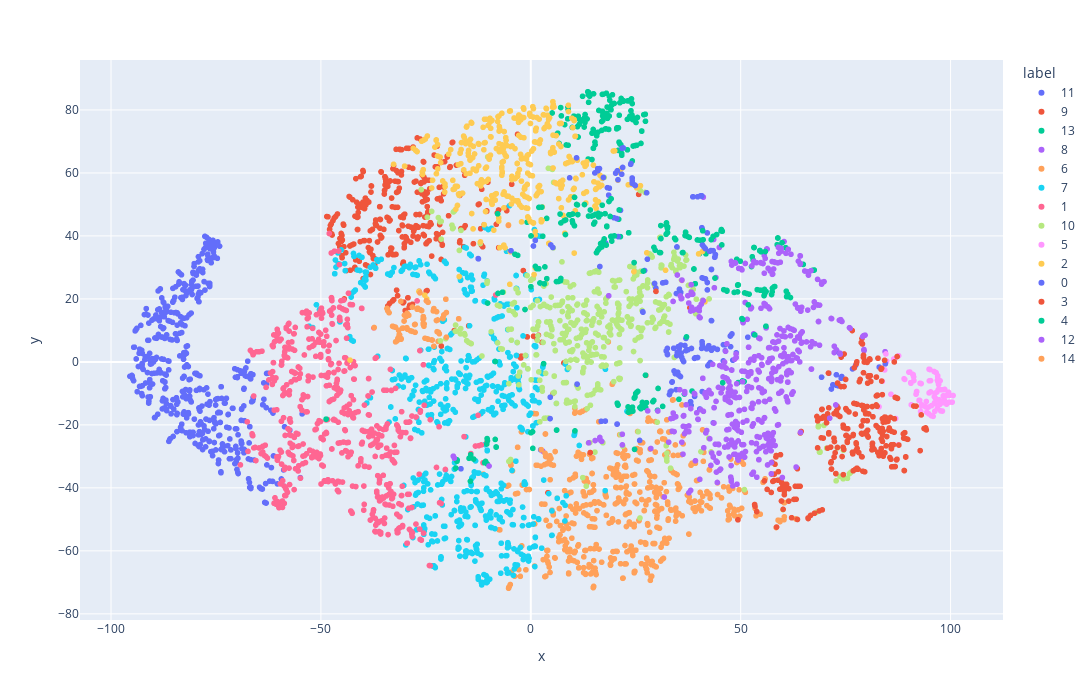

Here is the notebook cell this chart was saved with:
### Code cell
fig = px.scatter(
    tsne_df, x='x', y='y',
    color='label',
)

fig.update_layout(width=1100,height=700)
fig.show()

### Figure 1 — Plotly figure (JSON) as saved in the notebook; plotly's stock layout.template omitted (floating-point values rounded to 4 significant figures; data arrays with more than 128 entries replaced by an {"elided": "..."} marker saying what was removed)
{"data": [{"hovertemplate": "label=11<br>x=%{x}<br>y=%{y}<extra></extra>", "legendgroup": "11", "marker": {"color": "#636efa", "symbol": "circle"}, "mode": "markers", "name": "11", "showlegend": true, "type": "scattergl", "x": {"elided": "495 float values"}, "xaxis": "x", "y": {"elided": "495 float values"}, "yaxis": "y"}, {"hovertemplate": "label=9<br>x=%{x}<br>y=%{y}<extra></extra>", "legendgroup": "9", "marker": {"color": "#EF553B", "symbol": "circle"}, "mode": "markers", "name": "9", "showlegend": true, "type": "scattergl", "x": {"elided": "322 float values"}, "xaxis": "x", "y": {"elided": "322 float values"}, "yaxis": "y"}, {"hovertemplate": "label=13<br>x=%{x}<br>y=%{y}<extra></extra>", "legendgroup": "13", "marker": {"color": "#00cc96", "symbol": "circle"}, "mode": "markers", "name": "13", "showlegend": true, "type": "scattergl", "x": [21.02, 19.26, 13.81, 67.52, 8.854, 5.862, 7.119, 17.16, -0.8674, 24.26, 13.7, 17.74, 11.12, 21.64, 23.86, 24.16, 23.62, 19.45, 12.33, 18.0, 27.32, 18.89, 60.72, 20.88, 8.874, 16.89, 49.06, 18.16, 13.4, 20.93, 14.98, 23.01, 58.68, 19.1, 21.67, 5.09, 23.98, 15.64, 26.24, 8.78, 12.81, 14.86, 16.88, 11.27, 52.58, 13.77, 7.283, 14.58, 24.21, 17.04, 11.6, 16.0, 26.91, 13.58, 12.91, 23.34, 17.1, 14.91, 21.46, 13.67, 18.82, 3.787, 13.77, 22.09, 12.08, 6.759, 24.11, 25.06, 8.082, 40.18, 17.06, 23.32, 17.96, 14.95, 14.58, 15.29, 11.55, 9.886, 24.47, 17.28, 20.51, 16.2, 21.07, 18.18, 24.18, 22.03, 11.31, 20.46, 23.06, 18.56, 12.05, 17.97, 21.23, 21.21, 14.88, 8.895, 14.02, 10.91, 12.72, 23.01, 18.69, 27.27, 26.43, 23.91, 18.27, 16.91, 21.34, 67.23, 15.32, 25.41, 8.45, 41.71, 64.91, 19.09, 12.93, 18.09, 20.81, 21.53, 6.42, 26.43, 15.56, 15.7, 10.27, 18.69, 19.87], "xaxis": "x", "y": [69.78, 81.55, 85.36, 29.17, 80.96, 71.92, 80.75, 76.65, 44.36, 76.95, 84.85, 73.97, 74.71, 66.22, 79.74, 82.02, 78.04, 84.82, 84.34, 85.31, 76.4, 80.75, 36.26, 74.33, 80.15, 73.5, 32.58, 78.68, 77.15, 45.3, 43.79, 77.03, 37.21, 80.04, 65.62, 79.04, 83.52, 72.11, 69.38, 77.17, 77.57, 73.81, 76.32, 71.42, 30.28, 85.58, 78.12, 72.63, 77.52, 84.94, 77.07, 72.94, 78.5, 85.78, 76.01, 82.87, 78.13, 67.85, 68.94, 64.41, 83.07, 45.56, 82.42, 82.79, 76.73, 69.36, 78.39, 76.03, 75.34, 34.36, 79.59, 41.0, 73.97, 85.12, 64.26, 69.8, 75.45, 74.45, 77.38, 85.02, 74.31, 79.85, 78.32, 80.92, 63.8, 82.95, 78.0, 74.0, 82.87, 73.81, 76.52, 77.58, 69.21, 82.29, 67.84, 68.8, 84.38, 49.99, 74.57, 67.34, 78.08, 78.64, 73.25, 83.41, 77.34, 79.55, 39.78, 29.14, 68.98, 77.62, 68.89, 34.31, 30.96, 80.06, 78.55, 78.94, 67.16, 83.65, 72.62, 73.31, 72.74, 71.79, 78.04, 84.36, 82.06], "yaxis": "y"}, {"hovertemplate": "label=8<br>x=%{x}<br>y=%{y}<extra></extra>", "legendgroup": "8", "marker": {"color": "#ab63fa", "symbol": "circle"}, "mode": "markers", "name": "8", "showlegend": true, "type": "scattergl", "x": [67.54, 79.38, 44.1, 51.54, 64.64, 61.25, 54.3, 61.98, 59.37, 64.26, 56.88, 63.94, 56.76, 63.75, 68.26, 73.83, 84.39, 62.88, 59.62, 56.65, 68.54, 56.01, 52.44, 62.44, 63.03, 79.26, 57.62, 58.65, 64.33, 41.09, 54.99, 65.68, 63.96, 57.54, 59.06, 56.55, 61.51, 67.7, 61.77, 55.62, 61.33, 55.87, 63.59, 62.74, 58.17, 64.36, 63.98, 57.83, 75.92, 71.54, 43.55, 55.83, 59.63, 54.83, 67.17, 60.33, 60.79, 64.64, 58.52, 54.59, 64.54, 55.58, 67.34, 52.48, 50.52, 57.03, 59.84, 50.3, 65.97, 58.96, 58.21, 74.01, 57.68, 62.38, 64.45, 71.66, 68.34, 52.57, 68.77, 68.79, 55.62, 56.29, 56.22, 44.91, 55.97, 64.22, 66.65, 50.57, 63.56, 51.07, 64.28, 59.07, 61.86, 79.36, 56.79, 52.39, 56.53, 72.74, 53.08, 60.6, 72.28, 56.05, 58.02, 58.25, 58.85, 63.56, 57.47, 72.84, 47.64, 68.54, 64.16, 74.13, 60.3, 57.02, 59.44, 63.64, 56.96, 61.3, 55.32, 73.5, 72.3, 54.31, 79.62, 59.01, 64.21, 64.15, 66.98], "xaxis": "x", "y": [19.04, 3.568, 26.78, 13.51, 6.221, -6.42, 1.962, 34.17, 10.59, 17.17, 16.86, 3.265, 4.537, 31.98, 18.15, 13.41, 3.232, 6.677, 36.06, 4.468, 12.84, 11.1, -3.137, 2.355, 18.35, 8.315, 27.89, 8.577, 9.009, 52.31, 1.337, 6.334, 7.519, 27.8, 36.29, 17.45, -2.74, 5.762, 10.58, 33.8, 35.74, 18.27, 17.09, 10.03, 31.59, 16.18, 8.153, 29.49, 10.85, 13.79, 38.88, 32.86, 35.11, 17.03, 5.869, 38.21, 34.47, 9.545, 4.145, 7.406, 17.34, 18.55, 17.31, 17.37, 12.87, 28.87, 8.179, 29.22, 16.45, 36.41, 4.215, 12.88, 6.328, 10.3, 5.959, 13.75, 18.07, 17.19, 5.311, 18.03, 28.15, 35.81, 35.87, 36.34, 17.78, 31.25, 4.8, 12.45, 17.2, 18.86, 16.1, 34.49, 8.286, 3.925, 17.04, 16.87, 29.7, 3.844, 8.89, 7.967, 2.968, 10.8, 31.73, 6.138, 31.43, 7.901, 31.87, 3.731, 8.401, 12.79, 31.0, 12.84, 9.826, 29.07, 31.66, 3.737, 4.537, 10.95, 31.23, 13.23, 4.963, 7.579, 8.495, 6.601, 33.64, 33.69, 6.391], "yaxis": "y"}, {"hovertemplate": "label=6<br>x=%{x}<br>y=%{y}<extra></extra>", "legendgroup": "6", "marker": {"color": "#FFA15A", "symbol": "circle"}, "mode": "markers", "name": "6", "showlegend": true, "type": "scattergl", "x": {"elided": "529 float values"}, "xaxis": "x", "y": {"elided": "529 float values"}, "yaxis": "y"}, {"hovertemplate": "label=7<br>x=%{x}<br>y=%{y}<extra></extra>", "legendgroup": "7", "marker": {"color": "#19d3f3", "symbol": "circle"}, "mode": "markers", "name": "7", "showlegend": true, "type": "scattergl", "x": {"elided": "652 float values"}, "xaxis": "x", "y": {"elided": "652 float values"}, "yaxis": "y"}, {"hovertemplate": "label=1<br>x=%{x}<br>y=%{y}<extra></extra>", "legendgroup": "1", "marker": {"color": "#FF6692", "symbol": "circle"}, "mode": "markers", "name": "1", "showlegend": true, "type": "scattergl", "x": {"elided": "558 float values"}, "xaxis": "x", "y": {"elided": "558 float values"}, "yaxis": "y"}, {"hovertemplate": "label=10<br>x=%{x}<br>y=%{y}<extra></extra>", "legendgroup": "10", "marker": {"color": "#B6E880", "symbol": "circle"}, "mode": "markers", "name": "10", "showlegend": true, "type": "scattergl", "x": {"elided": "463 float values"}, "xaxis": "x", "y": {"elided": "463 float values"}, "yaxis": "y"}, {"hovertemplate": "label=5<br>x=%{x}<br>y=%{y}<extra></extra>", "legendgroup": "5", "marker": {"color": "#FF97FF", "symbol": "circle"}, "mode": "markers", "name": "5", "showlegend": true, "type": "scattergl", "x": [96.07, 99.74, 84.59, 97.0, 99.74, 95.23, 93.06, 94.77, 96.54, 92.49, 91.92, 90.29, 97.08, 100.4, 95.08, 98.6, 92.65, 97.76, 96.24, 90.54, 86.45, 97.13, 99.51, 91.77, 94.34, 91.91, 94.8, 91.26, 94.22, 98.96, 96.32, 98.53, 91.09, 90.99, 91.19, 98.24, 96.87, 89.07, 92.86, 96.86, 97.42, 99.14, 95.47, 82.95, 94.03, 97.27, 95.24, 96.11, 97.66, 86.93, 99.06, 92.99, 86.56, 96.74, 96.35, 96.94, 88.93, 84.78, 90.51, 87.55, 84.71, 90.63, 94.87, 94.88, 95.39, 92.75, 94.94, 100.6, 90.07, 84.3, 98.3, 96.92, 97.5, 83.73, 96.18, 96.39, 95.84, 85.79, 98.33, 98.05, 93.09, 99.05, 87.61, 92.74], "xaxis": "x", "y": [-3.048, -10.63, 2.529, -6.31, -12.77, -5.95, -13.97, -14.33, -3.392, -12.2, -9.435, -3.225, -8.798, -12.78, -2.425, -8.728, -12.24, -8.859, -15.68, -6.779, 0.8929, -7.192, -9.616, -10.25, -15.99, -9.412, -16.48, -5.914, -12.57, -12.94, -13.24, -12.13, -4.056, -3.985, -4.748, -10.78, -5.84, -5.554, -15.72, -14.82, -13.53, -10.63, -13.87, -14.26, -14.26, -12.06, -9.514, -11.04, -15.57, -17.98, -10.57, -6.895, 0.953, -9.571, -9.886, -4.396, -5.361, 0.2378, -6.595, -26.33, 0.01285, -13.61, -2.335, -9.846, -17.06, -28.18, -6.015, -10.67, -3.26, -2.542, -8.834, -4.755, -6.003, -6.158, -12.99, -11.56, -17.29, -10.29, -12.95, -15.61, -13.62, -13.41, 1.959, -6.778], "yaxis": "y"}, {"hovertemplate": "label=2<br>x=%{x}<br>y=%{y}<extra></extra>", "legendgroup": "2", "marker": {"color": "#FECB52", "symbol": "circle"}, "mode": "markers", "name": "2", "showlegend": true, "type": "scattergl", "x": {"elided": "368 float values"}, "xaxis": "x", "y": {"elided": "368 float values"}, "yaxis": "y"}, {"hovertemplate": "label=0<br>x=%{x}<br>y=%{y}<extra></extra>", "legendgroup": "0", "marker": {"color": "#636efa", "symbol": "circle"}, "mode": "markers", "name": "0", "showlegend": true, "type": "scattergl", "x": {"elided": "171 float values"}, "xaxis": "x", "y": {"elided": "171 float values"}, "yaxis": "y"}, {"hovertemplate": "label=3<br>x=%{x}<br>y=%{y}<extra></extra>", "legendgroup": "3", "marker": {"color": "#EF553B", "symbol": "circle"}, "mode": "markers", "name": "3", "showlegend": true, "type": "scattergl", "x": {"elided": "260 float values"}, "xaxis": "x", "y": {"elided": "260 float values"}, "yaxis": "y"}, {"hovertemplate": "label=4<br>x=%{x}<br>y=%{y}<extra></extra>", "legendgroup": "4", "marker": {"color": "#00cc96", "symbol": "circle"}, "mode": "markers", "name": "4", "showlegend": true, "type": "scattergl", "x": {"elided": "219 float values"}, "xaxis": "x", "y": {"elided": "219 float values"}, "yaxis": "y"}, {"hovertemplate": "label=12<br>x=%{x}<br>y=%{y}<extra></extra>", "legendgroup": "12", "marker": {"color": "#ab63fa", "symbol": "circle"}, "mode": "markers", "name": "12", "showlegend": true, "type": "scattergl", "x": {"elided": "350 float values"}, "xaxis": "x", "y": {"elided": "350 float values"}, "yaxis": "y"}, {"hovertemplate": "label=14<br>x=%{x}<br>y=%{y}<extra></extra>", "legendgroup": "14", "marker": {"color": "#FFA15A", "symbol": "circle"}, "mode": "markers", "name": "14", "showlegend": true, "type": "scattergl", "x": [-25.99, -29.06, -20.91, -25.52, -30.09, -22.49, -22.44, -25.41, -25.2, -26.95, -31.44, -22.0, 4.555, -27.57, -3.14, -31.33, -23.09, -30.9, -32.93, -29.53, -26.32, -34.26, -37.31, -22.48, -31.49, -27.56, -22.32, -26.4, -5.331, -30.96, -24.47, -31.27, -17.17, -23.09, 1.278, -32.74, -29.35, 2.493, -28.19, -23.61, -30.41, -27.08, -34.05, -20.1, -20.97, -25.66, 5.803, -27.68, -32.2, 4.348, -31.86, -24.42, -17.17, -25.64, -20.11, -28.64, -23.23, -29.45, 1.568, 3.531, -25.45, -25.61, 4.809, -3.117, -24.61, -24.87, -31.65, -30.19, -33.76, -25.61, -23.47, -20.24, -34.22, -29.67, -21.78, 2.442, -31.38, 3.388, -32.23, -28.26, -30.57, -20.24, -20.72, -22.18, -30.9], "xaxis": "x", "y": [16.31, 14.82, 13.78, 13.81, 14.82, 16.0, 15.95, 12.06, 7.503, 17.08, 7.178, 9.387, -29.8, 9.398, -27.12, 8.694, 4.989, 7.195, 11.32, 10.86, 16.56, 16.92, 10.93, 13.15, 10.05, 11.92, 9.595, 21.91, 43.34, 19.22, 18.92, 8.627, 13.68, 16.93, -32.8, 11.23, 10.34, -27.87, 17.41, 6.964, 10.74, 16.73, 16.18, 7.845, 13.95, 13.53, -28.47, 11.86, 6.365, -30.03, 6.707, 7.19, 13.69, 12.2, 15.68, 9.85, 16.18, 15.46, -32.83, -30.04, 11.34, 11.89, -30.65, -27.11, 7.301, 19.39, 7.496, 12.97, 15.61, 14.37, 6.934, 19.91, 17.0, 14.43, 8.932, -33.1, 8.423, -29.02, 11.03, 9.688, 10.71, 19.91, 14.92, 13.32, 7.4], "yaxis": "y"}], "layout": {"height": 700, "legend": {"title": {"text": "label"}, "tracegroupgap": 0}, "margin": {"t": 60}, "width": 1100, "xaxis": {"anchor": "y", "domain": [0, 1], "title": {"text": "x"}}, "yaxis": {"anchor": "x", "domain": [0, 1], "title": {"text": "y"}}}}
